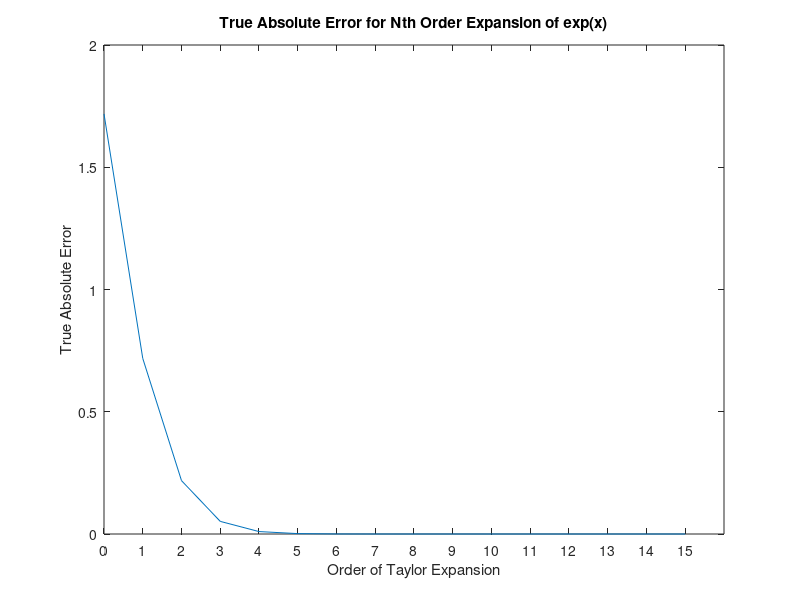
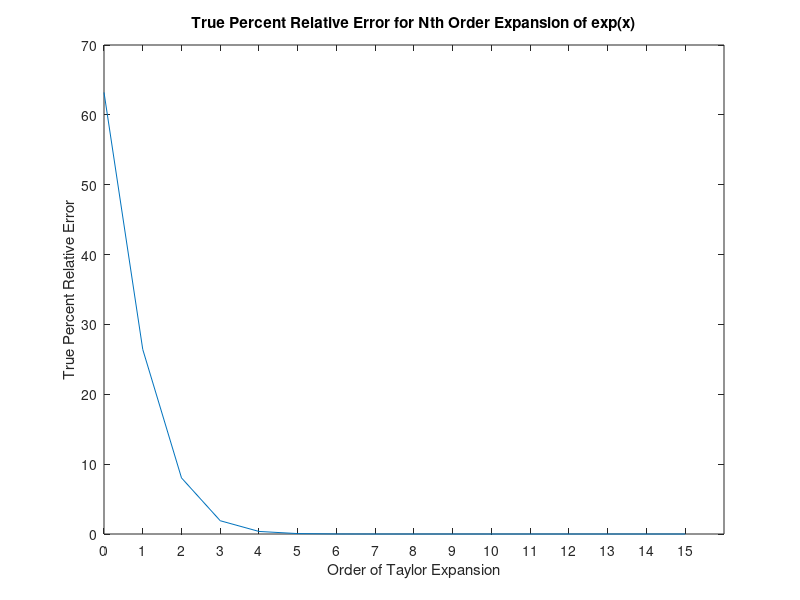
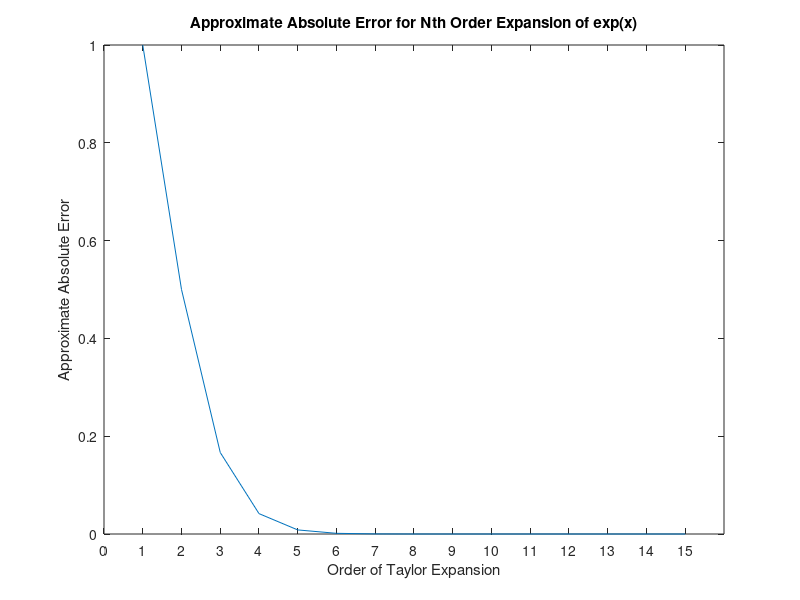
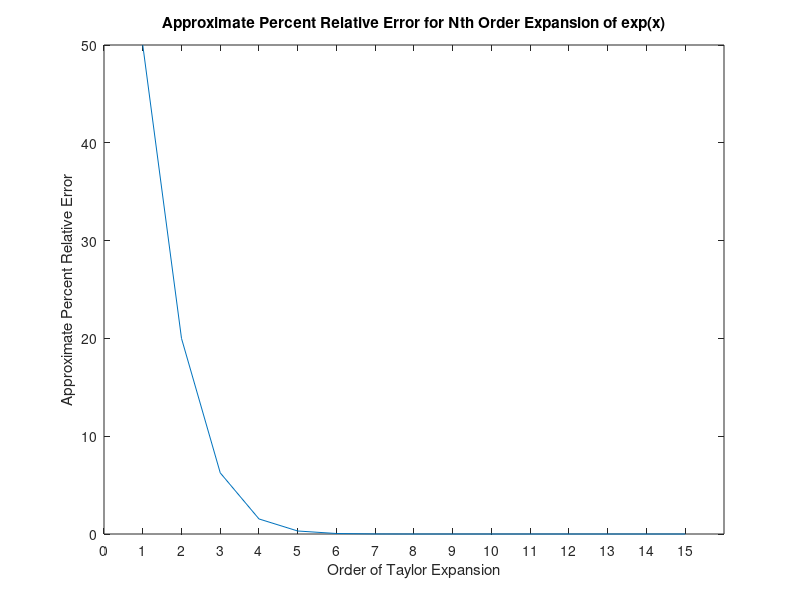

The MATLAB source for these figures, in order:
%Kiran Rao
%ME 2016 - Section B
%HW 1: Problem 4
%computation and plotting of true absolute error, true percent relative
%error, approximate absolute error, and approximate percent relative error
%for the Taylor series expansion of exp(x) for orders 0 through 15 where
%x=1

close all  %close all the figure windows
clear all  %clear all the variables
format long  % to print 8 digits in the results
currentApprox = 0;
trueAbsoluteError = []; %define empty vector for true absolute error
trueRelativeError = []; %define empty vector for true percent relative error
approxAbsoluteError = NaN; %the first term of approximate absolute error must be nonexistent because there is no n-1 for order 0
approxRelativeError = NaN; %the first term of approximate percent relative error must be nonexistent because there is no n-1 for order 0

for i=0:15 %orders 0 through 15 for taylor series approximation
    currentTerm = ((1)^i)./factorial(i); %taylor series approximation formula for exp(x) at x=1
    currentApprox = currentApprox + currentTerm; %adds previous terms to approximate nth term
    trueAbsoluteError = [trueAbsoluteError, (exp(1) - currentApprox)]; %create a vector of true absolute errors for orders 0 to 15
    trueRelativeError = [trueRelativeError, 100*((exp(1) - currentApprox)./exp(1))]; %create a vector of true percent relative errors for orders 0 to 15
    if i>0
        approxAbsoluteError = [approxAbsoluteError, (currentApprox - (currentApprox-currentTerm))]; %create a vector of approximate absolute errors for orders 1 to 15
        approxRelativeError = [approxRelativeError, 100*((currentApprox - (currentApprox-currentTerm))./currentApprox)]; %create a vector of approximate percent relative errors for orders 1 to 15
    end 
end

xOrders = 0:15; %create a vector of x values for orders 0 to 15

figure(1)
plot(xOrders,trueAbsoluteError) %plot true absolute error against orders 0 to 15 
xlabel('Order of Taylor Expansion')
ylabel('True Absolute Error')
title('True Absolute Error for Nth Order Expansion of exp(x)')
set(gca,'XTick',0:15) %change x-axis

figure(2)
plot(xOrders,trueRelativeError) %plot true percent relative error against orders 0 to 15 
xlabel('Order of Taylor Expansion')
ylabel('True Percent Relative Error')
title('True Percent Relative Error for Nth Order Expansion of exp(x)')
set(gca,'XTick',0:15) %change x-axis

figure(3)
plot(xOrders,approxAbsoluteError) %plot approximate absolute error against orders 1 to 15 
xlabel('Order of Taylor Expansion')
ylabel('Approximate Absolute Error')
title('Approximate Absolute Error for Nth Order Expansion of exp(x)')
set(gca,'XTick',0:15) %change x-axis

figure(4)
plot(xOrders,approxRelativeError) %plot approximate relative percent error against orders 1 to 15 
xlabel('Order of Taylor Expansion')
ylabel('Approximate Percent Relative Error')
title('Approximate Percent Relative Error for Nth Order Expansion of exp(x)')
set(gca,'XTick',0:15) %change x-axis

figure(5)
loglog(xOrders,approxRelativeError,'LineWidth',2) %plot approximate relative percent error against orders 1 to 15 on a logarithmic scale
xlabel('Order of Taylor Expansion')
ylabel('Approximate Percent Relative Error')
title('Approximate Percent Relative Error for Nth Order Expansion of exp(x) - Logarithmic')
set(gca,'XTick',[10^0 5 10^1 15 10^2]) %change x-axis
